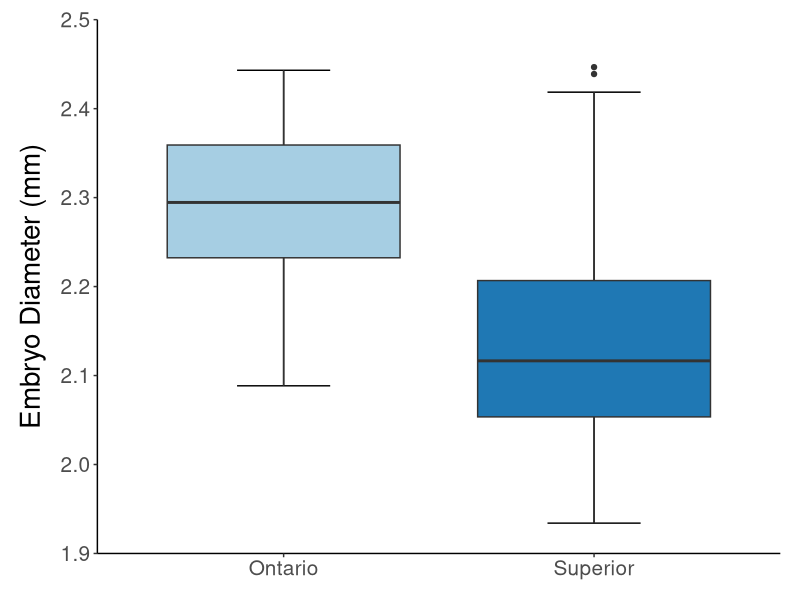

Generate this figure with R: (Note: this script raises an error after producing the figure.)
# Clear the environment first ---------------------------------------------
rm(list = ls(all.names = TRUE))

# Load packages -----------------------------------------------------------
library(dplyr)
library(readxl)
library(magrittr)
library(ggplot2)

# Load embryo diameter data -----------------------------------------------
data <- read_excel("data/2020-Artedi-Temperature-Experiment-EmbryoMeasurements.xlsx", sheet = "Data") %>% 
  mutate(female = factor(female)) %>% 
  filter(fert_success == "y")


# Visualizations ----------------------------------------------------------
ggplot(data, aes(x = population, y = dia_mm, fill = population)) +
  stat_boxplot(geom = 'errorbar', width = 0.3) +
  geom_boxplot() +
  scale_y_continuous(limits = c(1.9, 2.5), breaks = seq(1.9, 2.5, 0.1), expand = c(0, 0)) +
  scale_x_discrete(labels = c("Ontario", "Superior")) +
  scale_fill_manual(labels = c("Ontario    ", "Superior"), 
                    values = c("#a6cee3", "#1f78b4")) +
  labs(x = "", y = "Embryo Diameter (mm)") +
  theme_classic() +
  theme(axis.title.x = element_blank(),
        axis.title.y = element_text(color = "Black", size = 20, margin = margin(0, 10, 0, 0)),
        axis.text.x = element_text(size = 15),
        axis.text.y = element_text(size = 15),
        legend.position = "none",
        plot.margin = unit(c(5, 5, 5, 5), 'mm'))

ggsave("figures/adult/2020-EmbryoDiameter.png", width = 5, height = 7, dpi = 300)
